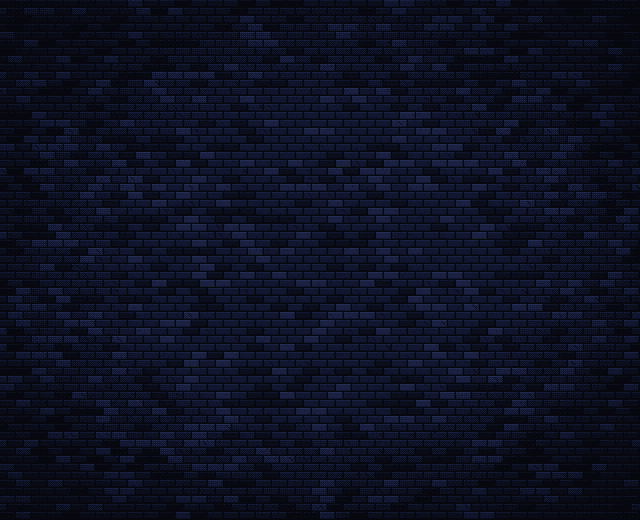
#> input picture mods/pixel-quest/art/bg-kit.png, 1280 x 1040 px, given in place of tablet-dark-none.png, which was not available (shown at 1/2 size)
$ python check_split.py
#> lines starting #> are read from the running program, lines starting #| are printed output that depends on the picture
### art-src/zones/tab5.py
"""Pixel Quest 3단계 시안 5차 — 석판(터미널 뒤 그림)을 구역마다 처음부터 그린다.

실제 석판 그림(art/look/tablet-dark-none.png + deco-dark-none-136.png의 이끼)을 바탕으로 삼고,
글자 줄이 놓이는 칸 밖에만 구역의 그림을 둔다:
  - 위 여백(10px = 5도트), 아래 여백(8px = 4도트): 글자 칸 밖이라 절대 글자 뒤가 아님
  - 오른쪽 아래 구석의 큰 그림 하나, 오른쪽 위 구석의 매달린 것: 줄이 아주 길 때만 글자 뒤
  - 왼쪽 아래(프롬프트가 놓이는 곳)는 비운다
모든 그림은 반 크기(도트 2px)에서 그린다. 글자는 GalmuriMono11 12px로 직접 얹는다.
"""
import math
import os
import random

import numpy as np
from PIL import Image, ImageDraw, ImageFont

ROOT = os.path.abspath(os.path.join(os.path.dirname(__file__), '../..'))
ART = os.path.join(ROOT, 'mods/pixel-quest/art')
TERM = (282, 88, 1268, 772)
TW, TH = TERM[2] - TERM[0], TERM[3] - TERM[1]
W2, H2 = TW // 2, TH // 2
PAD_X, PAD_Y, PITCH, ROWS = 10, 11, 19, 35           # 글자 칸: 첫 줄 위 11px, 줄 간격 19px, 35줄
TOP_FREE, BOT_FREE = 5, 4                              # 글자 칸 밖 여백(도트)
FONT = ImageFont.truetype(os.path.join(ART, '../fonts/GalmuriMono11.ttf'), 12)


def source():
    """화면에 보이는 석판(이끼 포함)과 이끼 자리, 글자 칸 크기로 잘라서."""
    t = Image.open(os.path.join(ART, 'look/tablet-dark-none.png')).convert('RGBA')
    d = Image.open(os.path.join(ART, 'look/deco-dark-none-136.png')).convert('RGBA')
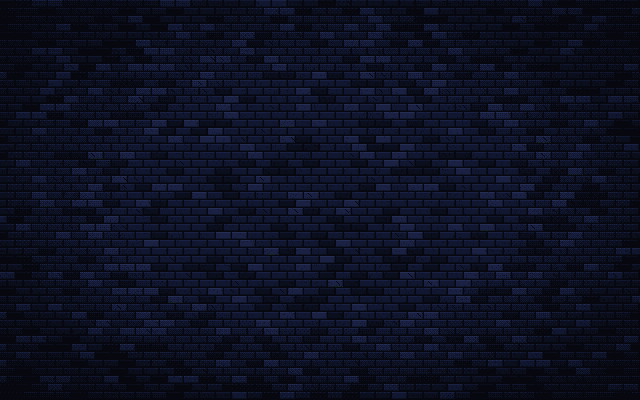
#> input picture mods/pixel-quest/art/bg-work.png, 1280 x 800 px, given in place of deco-dark-none-136.png, which was not available (shown at 1/2 size)
    c = Image.new('RGBA', d.size, (18, 23, 49, 255))
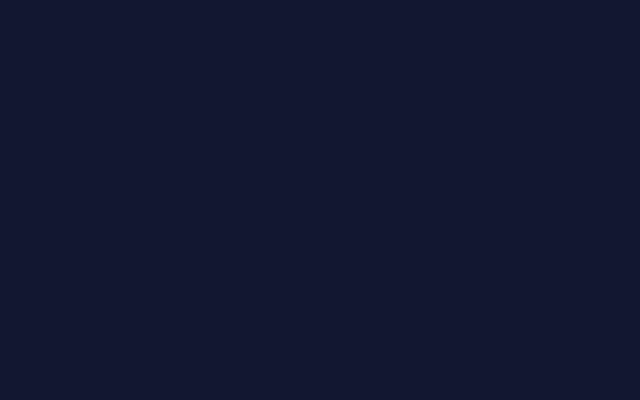
#> c: PIL image 1280x800 RGBA (shown at 1/2 size); mean R, G, B, A 18, 23, 49, 255
    c.alpha_composite(t.resize(d.size))
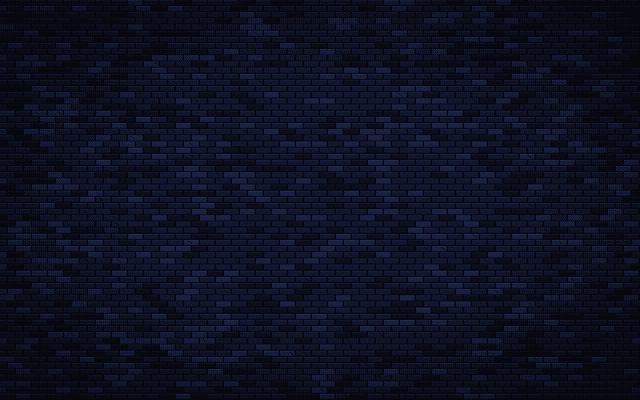
#> c: PIL image 1280x800 RGBA (shown at 1/2 size); mean R, G, B, A 12.8, 16.1, 33.3, 255
    plain = np.array(c.convert('RGB')).astype(np.float32)
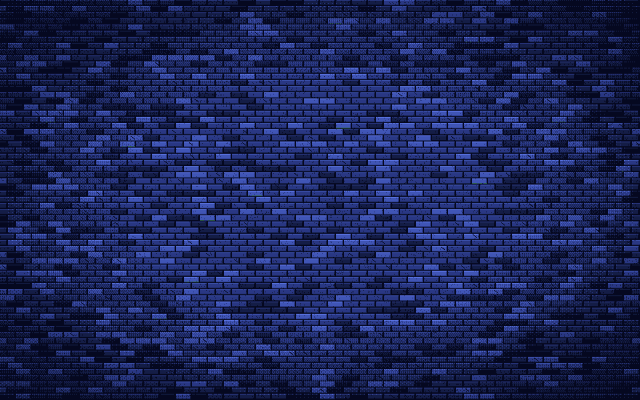
#> plain: shape (800, 1280, 3) float32 (shown at 1/2 size); mean R, G, B 12.8, 16.1, 33.3; drawn with min black and max white
    ox, oy = TERM[0] - 277, TERM[1] - 47
    moss = np.array(d)[..., 3][oy:oy + TH, ox:ox + TW] > 60
#> moss: shape (684, 986) bool; every value is 1
    return plain[oy:oy + TH, ox:ox + TW], moss


SRC, MOSS = source()
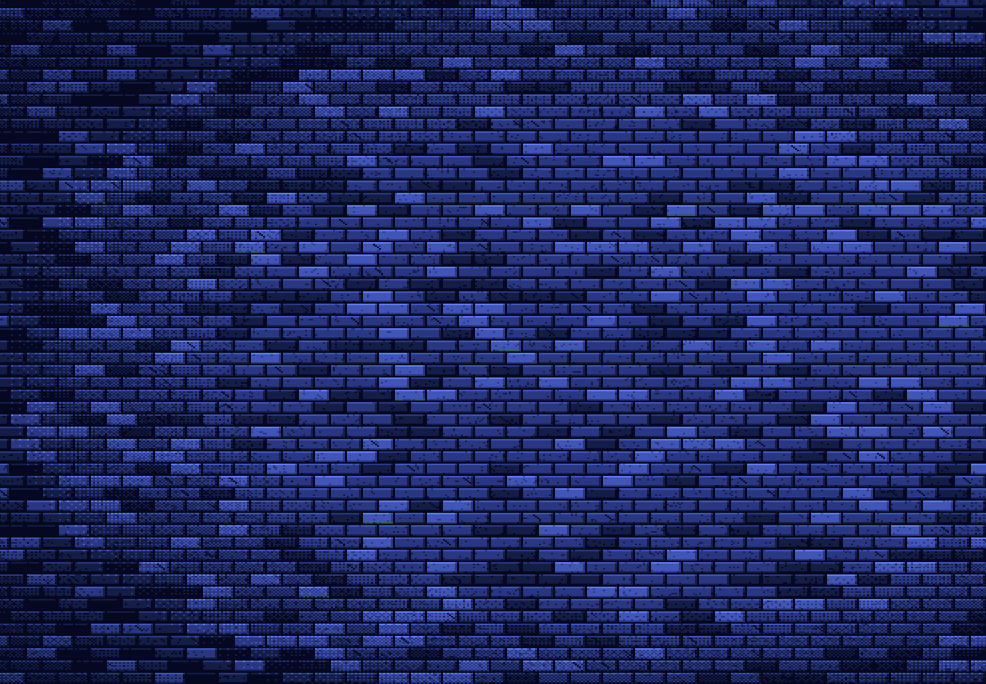
#> SRC: shape (684, 986, 3) float32; mean of channels 0, 1, 2 13.8, 17.4, 35.9; drawn with min black and max white
LUM = (0.3 * SRC[..., 0] + 0.59 * SRC[..., 1] + 0.11 * SRC[..., 2]) / 255
#> (the rest of the program and of its run is left out)
